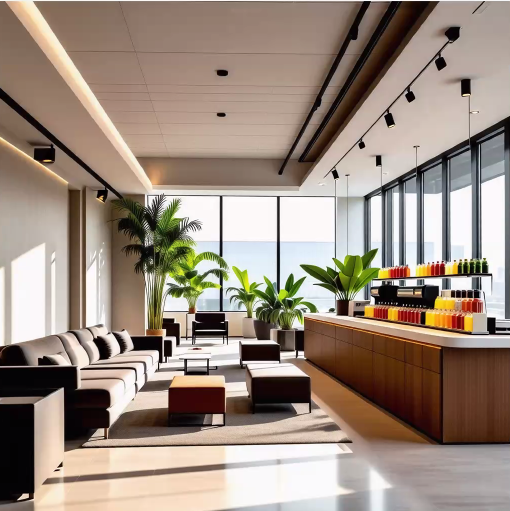
#> input picture python_AI/day_3/img/image1.png, 510 x 511 px, found by its file name
$ python 2.py
#> lines starting #> are read from the running program, lines starting #| are printed output that depends on the picture
import cv2
scr = cv2.imread('./python_AI/day_3/image1.png')
#> scr is the input picture: shape (511, 510, 3); mean B, G, R 127.5, 140.1, 155.8
gray = cv2.cvtColor(scr, cv2.COLOR_BGR2GRAY)
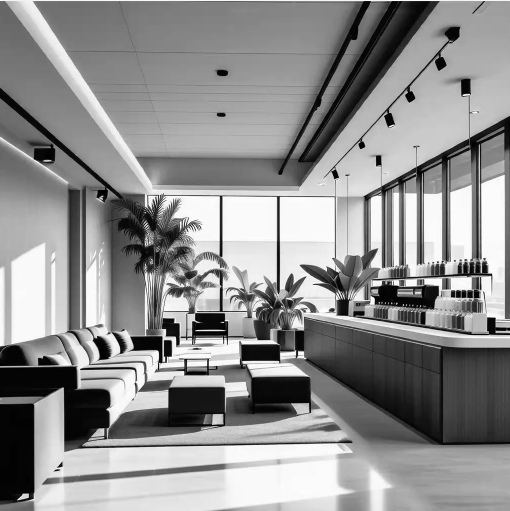
#> gray: shape (511, 510); min 0, max 254, mean 143.4
rgb = cv2.cvtColor(scr, cv2.COLOR_BGR2RGB)
hsv = cv2.cvtColor(scr, cv2.COLOR_BGR2HSV)
#> hsv: shape (511, 510, 3); mean H, S, V 36.7, 70.7, 157.6
lab = cv2.cvtColor(scr, cv2.COLOR_BGR2LAB)
#> lab: shape (511, 510, 3); mean of channels 0, 1, 2 148.4, 132.4, 137.2

cv2.imshow('scr', scr)
cv2.imshow('gray', gray)
cv2.imshow('rgb', rgb)
cv2.imshow('hsv', hsv)
cv2.imshow('lab', lab)

cv2.waitKey(0)
cv2.destroyAllWindows()
